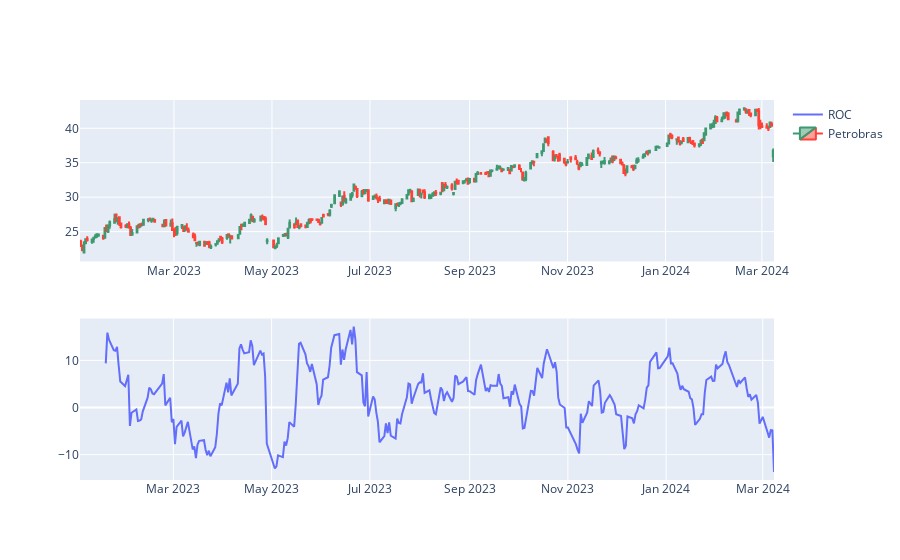

This figure's notebook cell:
### Markdown cell above
<h2>Construção dos graficos para o indicador</h2>

### Code cell
# Cria uma nova figura vazia
fig = go.Figure()

# Inicializa uma nova subtrama (subplot) na figura com 2 linhas e 1 coluna
fig = make_subplots(rows=2, cols=1)

# Adiciona um gráfico de dispersão à subtrama para visualizar o indicador ROC
fig.add_trace(go.Scatter(name='ROC', x=petr4.index, y=petr4['ROC']), row=2, col=1)

# Adiciona um gráfico de candlestick à subtrama para visualizar os preços de fechamento, abertura, alta e baixa da Petrobras
fig.add_trace(go.Candlestick(name='Petrobras', x=petr4.index, close=petr4['Close'], open=petr4['Open'], high=petr4['High'], low=petr4['Low']), row=1, col=1)

# Atualiza o layout da figura para ocultar o controle deslizante do intervalo no eixo x
fig.update_layout(xaxis_rangeslider_visible=False)

# Exibe a figura
fig.show()

### Figure 1 — Plotly figure (JSON) as saved in the notebook; plotly's stock layout.template omitted (floating-point values rounded to 4 significant figures; data arrays with more than 128 entries replaced by an {"elided": "..."} marker saying what was removed)
{"data": [{"name": "ROC", "type": "scatter", "x": {"elided": "295 str values"}, "xaxis": "x2", "y": {"elided": "295 float values"}, "yaxis": "y2"}, {"close": {"elided": "295 float values"}, "high": {"elided": "295 float values"}, "low": {"elided": "295 float values"}, "name": "Petrobras", "open": {"elided": "295 float values"}, "type": "candlestick", "x": {"elided": "295 str values"}, "xaxis": "x", "yaxis": "y"}], "layout": {"autosize": true, "xaxis": {"anchor": "y", "autorange": true, "domain": [0, 1], "range": ["2023-01-01 12:00", "2024-03-08 12:00"], "rangeslider": {"visible": false, "yaxis": {}}, "type": "date"}, "xaxis2": {"anchor": "y2", "autorange": true, "domain": [0, 1], "range": ["2023-01-02", "2024-03-08"], "type": "date"}, "yaxis": {"anchor": "x", "autorange": true, "domain": [0.575, 1], "range": [20.66, 44.11]}, "yaxis2": {"anchor": "x2", "autorange": true, "domain": [0, 0.425], "range": [-15.38, 18.9], "type": "linear"}}}
